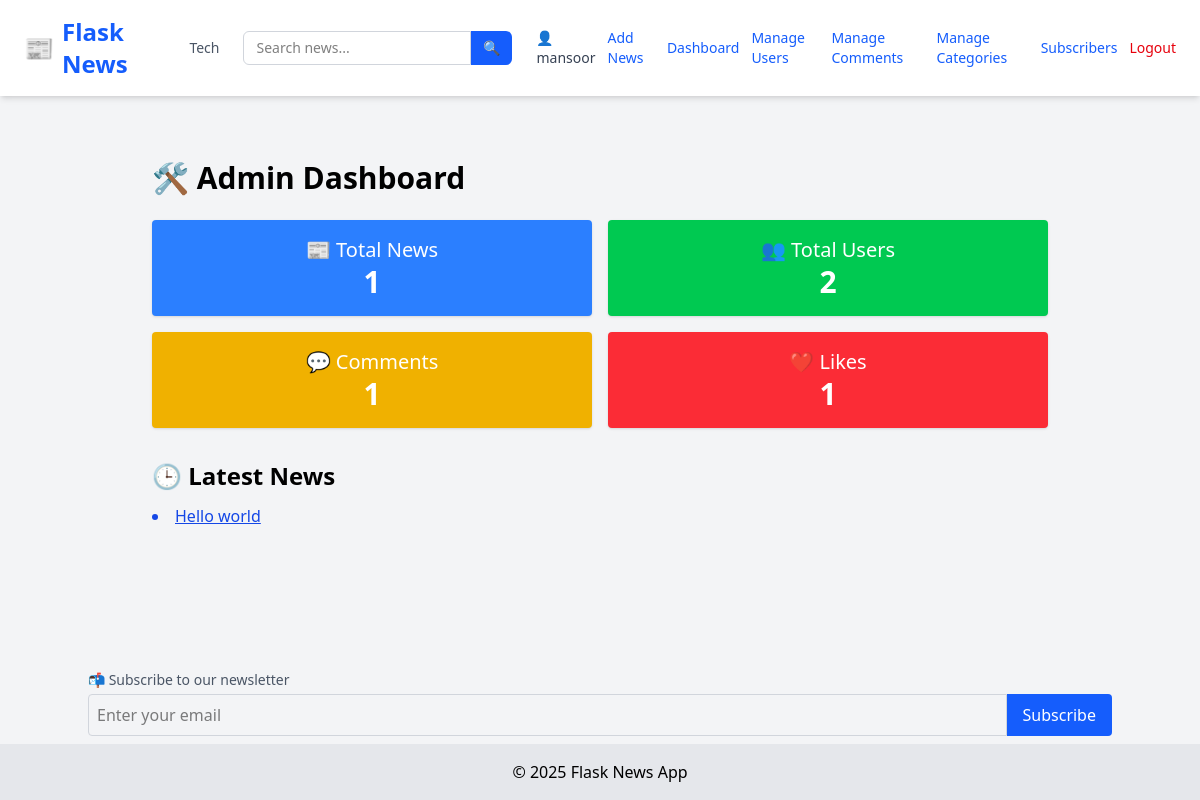
Screenshot of /admin/dashboard (signed in) with the database file from the repository.
### tables this page shows
CREATE TABLE categories (
            id INTEGER PRIMARY KEY AUTOINCREMENT,
            name TEXT UNIQUE NOT NULL
        );

CREATE TABLE users (
            id INTEGER PRIMARY KEY AUTOINCREMENT,
            username TEXT NOT NULL,
            email TEXT UNIQUE NOT NULL,
            password TEXT NOT NULL,
            role TEXT DEFAULT 'user'
        );

CREATE TABLE news (
            id INTEGER PRIMARY KEY AUTOINCREMENT,
            title TEXT,
            content TEXT,
            image TEXT,
            author_id INTEGER,
            category_id INTEGER,
            view_count INTEGER DEFAULT 0,
            FOREIGN KEY(author_id) REFERENCES users(id),
            FOREIGN KEY(category_id) REFERENCES categories(id)
        );

### app/admin_routes.py (the view)
@admin.route('/admin/dashboard')
@login_required
@admin_only
def dashboard():
    conn = sqlite3.connect(current_app.config['DATABASE'])
    c = conn.cursor()
    c.execute("SELECT COUNT(*) FROM news")
    total_news = c.fetchone()[0]
    c.execute("SELECT COUNT(*) FROM users")
    total_users = c.fetchone()[0]
    c.execute("SELECT COUNT(*) FROM comments")
    total_comments = c.fetchone()[0]
    c.execute("SELECT COUNT(*) FROM likes")
    total_likes = c.fetchone()[0]
    c.execute("SELECT title, id FROM news ORDER BY id DESC LIMIT 5")
    latest_news = c.fetchall()
    conn.close()
    return render_template('admin/dashboard.html',
        total_news=total_news,
        total_users=total_users,
        total_comments=total_comments,
        total_likes=total_likes,
        latest_news=latest_news
    )

### app/__init__.py (called while the page is built)
def create_app():
    app = Flask(__name__, instance_relative_config=True)
    app.config.from_object('config.Config')
    from app.routes import main
    app.register_blueprint(main)
    from app.admin_routes import admin
    app.register_blueprint(admin)
    from app.user_routes import user
    app.register_blueprint(user)
    init_db(app)
    login_manager.init_app(app)
    @login_manager.user_loader
    def user_loader(user_id):
        return load_user(user_id)
    @app.context_processor
    def inject_now():
        return {'now': datetime.now}
    @app.context_processor
    def inject_categories():
        conn = sqlite3.connect(current_app.config['DATABASE'])
        c = conn.cursor()
        c.execute("SELECT id, name FROM categories ORDER BY name ASC")
        categories = c.fetchall()
        conn.close()
        return {'categories': categories}
    return app

### app/models.py (called while the page is built)
def load_user(user_id):
    conn = sqlite3.connect(current_app.config['DATABASE'])
    c = conn.cursor()
    c.execute("SELECT id, username,email, role FROM users WHERE id = ?", (user_id,))
    row = c.fetchone()
    conn.close()
    if row:
        return User(*row)
    return None

### app/utils.py (called while the page is built)
def admin_only(f):
    @wraps(f)
    def decorated(*args, **kwargs):
        if not current_user.is_authenticated or current_user.role != 'admin':
            abort(403)
        return f(*args, **kwargs)
    return decorated

### app/templates/admin/dashboard.html
{% extends "layout.html" %} {% block title %}Admin Dashboard{% endblock %} {%
block content %}
<div class="max-w-4xl mx-auto py-10">
  <h1 class="text-3xl font-bold mb-6">🛠️ Admin Dashboard</h1>
  <div class="grid grid-cols-2 gap-4 text-center text-white mb-8">
    <div class="bg-blue-500 p-4 rounded shadow">
      <p class="text-xl">📰 Total News</p>
      <p class="text-3xl font-bold">{{ total_news }}</p>
    </div>
    <div class="bg-green-500 p-4 rounded shadow">
      <p class="text-xl">👥 Total Users</p>
      <p class="text-3xl font-bold">{{ total_users }}</p>
    </div>
    <div class="bg-yellow-500 p-4 rounded shadow">
      <p class="text-xl">💬 Comments</p>
      <p class="text-3xl font-bold">{{ total_comments }}</p>
    </div>
    <div class="bg-red-500 p-4 rounded shadow">
      <p class="text-xl">❤️ Likes</p>
      <p class="text-3xl font-bold">{{ total_likes }}</p>
    </div>
  </div>
  <h2 class="text-2xl font-semibold mb-3">🕒 Latest News</h2>
  <ul class="list-disc list-inside text-blue-700">
    {% for n in latest_news %}
    <li>
      <a href="{{ url_for('main.view_news', id=n[1]) }}" class="underline"
        >{{ n[0] }}</a
      >
    </li>
    {% endfor %}
  </ul>
</div>
{% endblock %}

### app/templates/layout.html (shortened to what this page needs)
<!DOCTYPE html>
<html lang="en">
  <head>
    <link
      rel="stylesheet"
      href="https://cdnjs.cloudflare.com/ajax/libs/font-awesome/4.7.0/css/font-awesome.min.css"
    />
    <script src="https://cdn.jsdelivr.net/npm/@tailwindcss/browser@4"></script>
  </head>
  <body class="bg-gray-100 min-h-screen flex flex-col">
    <nav
      class="bg-white shadow-md px-6 py-4 flex flex-wrap md:flex-nowrap justify-between items-center"
    >
      <a
        href="/"
        class="text-2xl font-extrabold text-blue-600 flex items-center gap-2"
      >
        📰 <span>Flask News</span>
      </a>
      <div
        class="flex flex-wrap justify-center gap-3 mt-4 md:mt-0 md:ml-6 text-sm text-gray-600 font-medium"
      >
        {% for cat in categories %}
        <a
          href="{{ url_for('main.filter_by_category', name=cat[1]) }}"
          class="hover:text-blue-600 transition-colors"
        >
          {{ cat[1] }}
        </a>
        {% endfor %}
      </div>
      <form
        method="GET"
        action="{{ url_for('main.search') }}"
        class="flex mt-4 md:mt-0 md:ml-6"
      >
        <input
          type="text"
          name="q"
          placeholder="Search news..."
          required
          class="px-3 py-1.5 border rounded-l-md border-gray-300 focus:outline-none focus:ring focus:border-blue-500 text-sm"
        />
        <button
          type="submit"
          class="px-3 py-1.5 bg-blue-600 text-white rounded-r-md text-sm hover:bg-blue-700 transition-colors"
        >
          🔍
        </button>
      </form>
      <div class="flex items-center gap-3 mt-4 md:mt-0 md:ml-6 text-sm">
        {% if current_user.is_authenticated %}
        <a href="{{ url_for('user.user_profile', email=current_user.email) }}"
          ><span class="text-gray-700">👤 {{ current_user.username }}</span></a
        >
        {% if current_user.role == 'admin' %}
        <a href="/add" class="text-blue-600 hover:underline">Add News</a>
        <a
          href="{{url_for('admin.dashboard')}}"
          class="text-blue-600 hover:underline"
          >Dashboard</a
        >
        <a
          href="{{ url_for('admin.manage_users') }}"
          class="text-blue-600 hover:underline"
          >Manage Users</a
        >
        <a
          href="{{ url_for('admin.manage_comments') }}"
          class="text-blue-600 hover:underline"
        >
          Manage Comments</a
        >
        <a
          href="{{ url_for('admin.manage_categories') }}"
          class="text-blue-600 hover:underline"
        >
          Manage Categories</a
        >
        <a
          href="{{ url_for('admin.view_subscribers') }}"
          class="text-blue-600 hover:underline"
          >Subscribers</a
        >
        {% endif %}
        <a href="/logout" class="text-red-600 hover:underline">Logout</a>
        {% else %}
        <a href="/login" class="text-blue-600 hover:underline">Login</a>
        <a href="/register" class="text-blue-600 hover:underline">Register</a>
        {% endif %}
      </div>
    </nav>
    <main class="flex-grow container mx-auto p-6">
       {% block content %}{% endblock %}
    </main>
    <div class="container mx-auto mb-2">
      <form action="{{ url_for('user.subscribe') }}" method="POST" class="mt-4">
        <label class="block text-sm text-gray-600 mb-1"
          >📬 Subscribe to our newsletter</label
        >
        <div class="flex">
          <input
            type="email"
            name="email"
            required
            placeholder="Enter your email"
            class="w-full p-2 rounded-l border border-gray-300"
          />
          <button type="submit" class="bg-blue-600 text-white px-4 rounded-r">
            Subscribe
          </button>
        </div>
      </form>
    </div>
    <footer class="bg-gray-200 text-center py-4">
      &copy; {{ now().year }} Flask News App
    </footer>
  </body>
</html>

### rows the page displays
categories: name "Tech"
users: username "mansoor"
news: title "Hello world"

### other values shown
{{ total_news }} "1"
{{ total_users }} "2"
{{ total_comments }} "1"
{{ total_likes }} "1"
